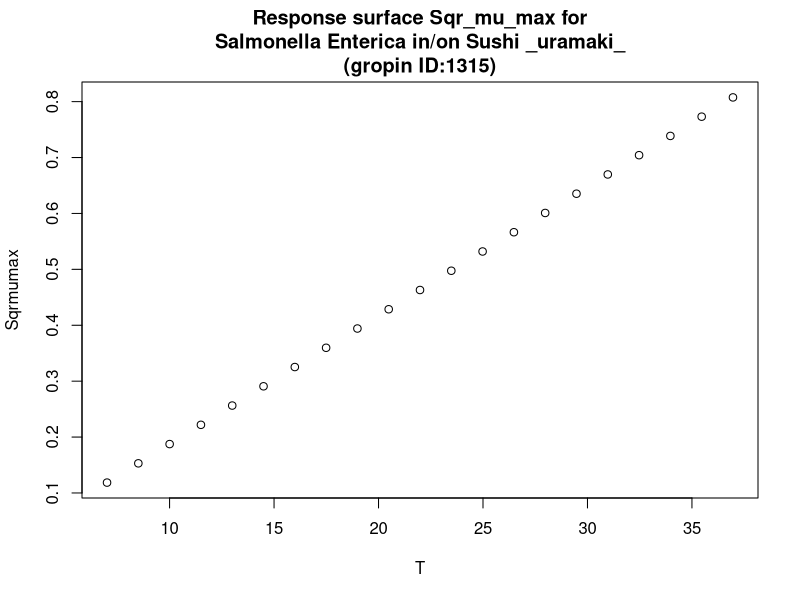

Recreate this plot in R.
#############################
# start of Parameter script
#############################
T <- seq(7.007,36.963036963037,length.out=21)
#############################
# end of Parameter script
#############################
############################# 
# start of Model script Gropin ID 1315 
#############################
 
# constant coefficients for this model
 
variables <- data.frame(T)
argumentsPar <- unique.data.frame(expand.grid(variables))
 
# heart of the model
response_surface <- function(T) {
   mumax <-0.023*(T-1.852)

	return(mumax=mumax)
} 

# output parameters
responseSurface <- cbind(argumentsPar,response_surface(argumentsPar['T']))
colnames(responseSurface) <- c(colnames(argumentsPar),'Sqrmumax')
#############################
# End of Model script
#############################
############################# 
# start of Visualisation script Gropin ID 1315 
#############################
titleText <-'Response surface Sqr_mu_max for
Salmonella Enterica in/on Sushi _uramaki_
(gropin ID:1315)'
plot(T,responseSurface$'Sqrmumax',xlab='T',
                          ylab='Sqrmumax',main=titleText)
#############################
# End of Visualisation script
#############################
